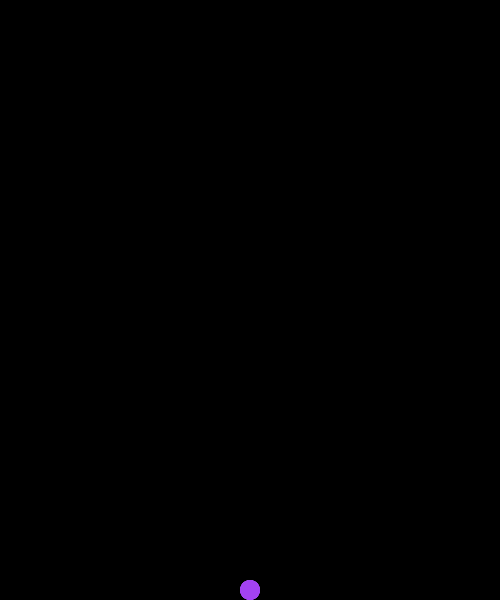
Frame 1 (no input)
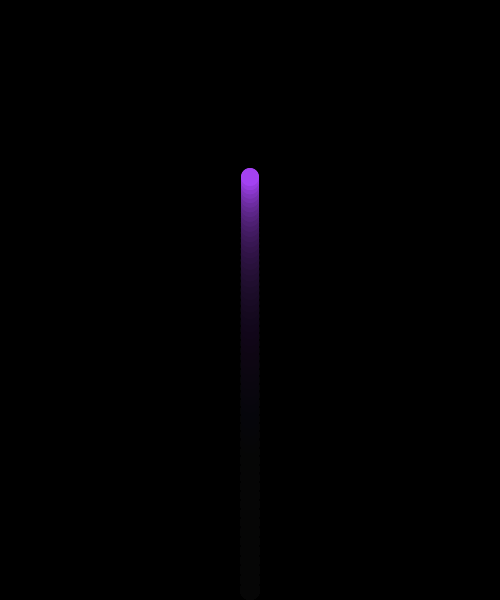
Frame 60 (the mouse pressed at the canvas centre just before this capture)
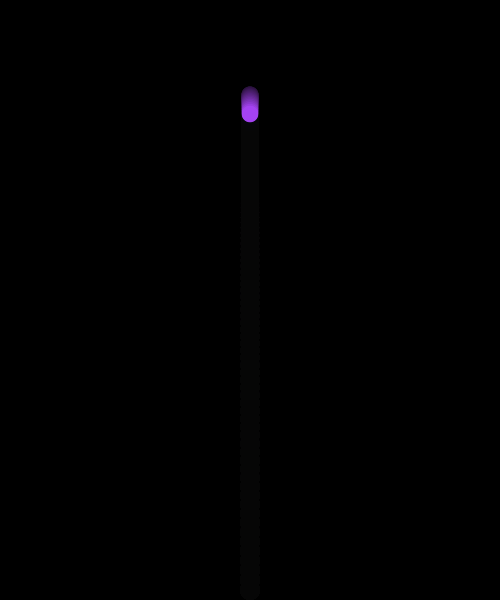
Frame 120 (the mouse held since frame 60 and released just before this capture)

The Processing sketch that drew these frames (run headless with seeded random() and noise(); from frame 60 on, the mouse is pressed at the canvas centre):

// Processing sketch: day5_05_fireworks_01
// ── day5_05_fireworks_01.pde
ArrayList<Particle> particles = new ArrayList<Particle>();


void setup() {
  size(500, 600);
  background(0);

  int total = 300;
  float r = random(255);
  float g = random(255);
  float b = random(255);
  for (int i=0; i<total; i++) {
    particles.add( new Particle(width/2, height, r, g, b) );
  }
}

void draw() {
  //background(0);

  // draw background with trasparency
  fill(0, 20);
  noStroke();
  rect(0, 0, width, height);

  // UPDATE & DISPLAY 
  for (int i=0; i<particles.size(); i++) {
    Particle p = particles.get(i); 
    p.move();
    p.fall();
    p.slowDown();
    if (keyPressed) {
      p.explode();
    }
    p.updateLifespan();
    //p.checkOutOfCanvas();
    p.display();
  }

  // REMOVE IF THE PARTICLE IS DONE
  for (int i = particles.size()-1; i >= 0; i--) {
    Particle p = particles.get(i);
    if (p.isDone) {
      particles.remove(i);
    }
  }


  // show the number of particles!
  fill(0, 0, 255);
  noStroke();
  //text( particles.size(), 10, 20 );
}

class Particle {
  float x, y;
  float xSpd, ySpd;
  float dia;
  float r, g, b;
  boolean isDone; // true or false
  float lifespan;
  float lifeReduction;
  boolean isExploded;

  Particle(float _x, float _y, float _r, float _g, float _b) {
    x = _x;
    y = _y;
    xSpd = 0;
    ySpd = -10; 
    dia = random(10, 20);
    r = _r;
    g = _g;
    b = _b;
    isDone = false;
    lifespan = 1.0;  // 100%
    lifeReduction = random(0.001, 0.010); // 0.1% to 1%
    isExploded = false;
  }
  void display() {
    pushStyle();

    fill(r, g, b, 255 * lifespan);
    noStroke();
    ellipse(x, y, dia * lifespan, dia * lifespan);

    popStyle();
  }
  void move() {
    x += xSpd;
    y += ySpd;
  }
  void fall() {
    ySpd += 0.1;
  }
  void checkOutOfCanvas() {
    if (x < 0 || x > width) {
      isDone = true;
    }
    if (y < 0 || y > height) {
      isDone = true;
    }
  }
  void updateLifespan() {
    if (lifespan > 0) {
      lifespan -= lifeReduction;
    } else {
      isDone = true;
      lifespan = 0;
    }
  }
  void explode() {
    int stength = 7 ;
    xSpd = random(-stength, stength);
    ySpd = random(-stength, stength);
    isExploded = true;
  }
  void slowDown() {
    if (isExploded) {
      float amount = 0.97;
      xSpd = xSpd * amount; 
      ySpd = ySpd * amount;
    }
  }
}
